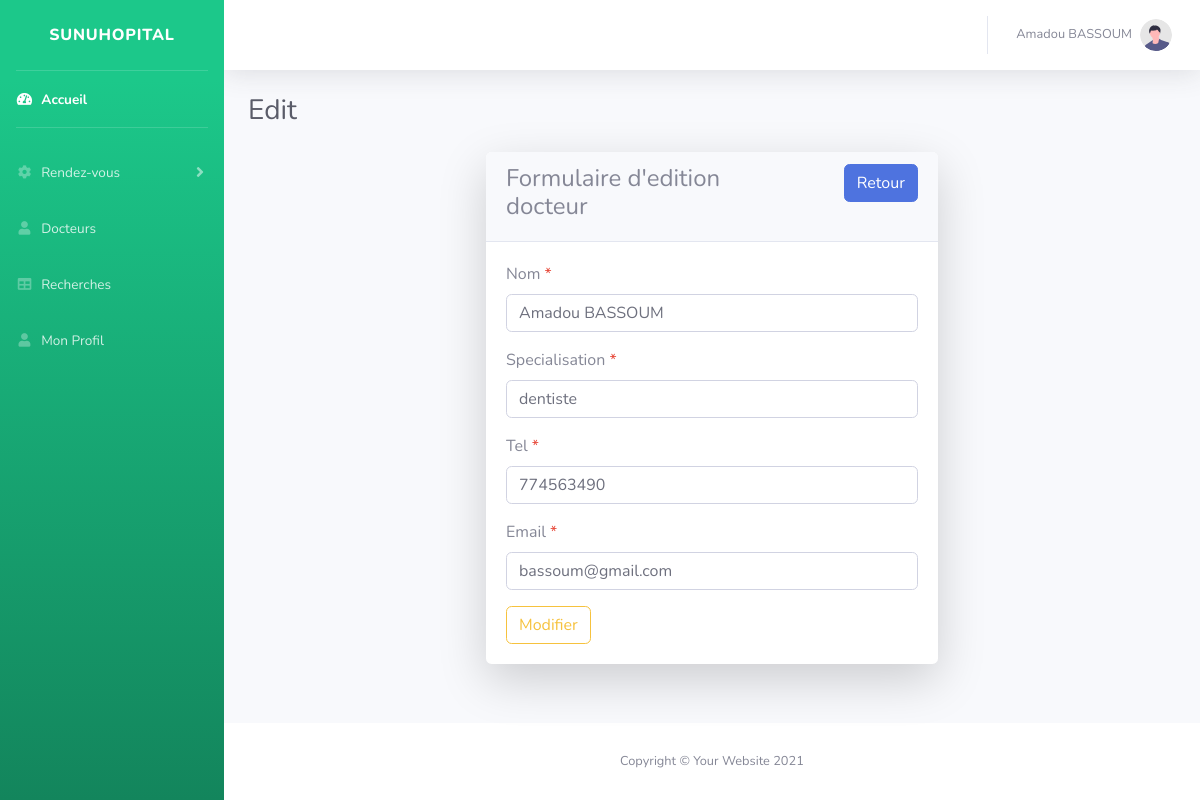
The page /?page=docteur&type=edit&id=2 (signed in) on the database its author committed.
### tables this page shows
CREATE TABLE `docteur` (
  `idDocteur` int(11) NOT NULL,
  `nom` varchar(50) NOT NULL,
  `email` varchar(50) NOT NULL,
  `specialisation` varchar(100) NOT NULL,
  `mdp` varchar(50) NOT NULL,
  `tel` varchar(15) NOT NULL
);

### models/database.php (called while the page is built, shortened)
<?php
try {
    $db = new PDO("mysql:dbname=hopital;host=localhost", "root", "");
} catch (PDOException $e) {
    die("erreur :" . $e->getMessage());
}
function getDocteurById($id)
{
    global $db;
    try {
        $rq = $db->prepare("SELECT * FROM docteur WHERE idDocteur = :id");
        $rq->execute([
            "id" => $id
        ]);
        return $rq->fetch(PDO::FETCH_OBJ);
    } catch (PDOException $e) {
        die("Erreur : " . $e->getMessage());
    }
}
function getAllDocteur()
{
    global $db;
    try {
        $rq = $db->prepare("SELECT * FROM docteur ORDER BY idDocteur DESC");
        $rq->execute();
        return $rq->fetchAll(PDO::FETCH_OBJ);
    } catch (PDOException $e) {
        die("erreur :" . $e->getMessage());
    }
}

### views/ajoutDocteur.php (the view, shortened to what this page needs)
<?php require_once("partiels/theme/header.php"); ?>
<div class="row justify-content-center mt-n5">
    <div class="col-md-6">
        <div class="card o-hidden border-0 shadow-lg my-5">
            <div class="card-header">
                <div class="row">
                    <div class="col-md-8">
                        <h4>Formulaire d'<?php if (isset($d)) : ?>edition<?php else : ?>ajout <?php endif; ?> docteur</h4>
                    </div>
                    <div class="col-md-4 text-md-right">
                        <a href="?page=docteur" class="btn btn-primary">Retour</a>
                    </div>
                </div>
            </div>
            <div class="card-body">
                <form action="" method="post">
                    <div class="form-group">
                        <label for="">Nom <span class="text-danger">*</span></label>
                        <input type="text" name="nom" value="<?= isset($d) ? $d->nom : ''  ?>" required class="form-control">
                    </div>
                    <div class="form-group">
                        <label for="">Specialisation <span class="text-danger">*</span></label>
                        <input type="text" name="specialisation" value="<?= isset($d) ? $d->specialisation : ''  ?>" required class="form-control">
                    </div>
                    <div class="form-group">
                        <label for="">Tel <span class="text-danger">*</span></label>
                        <input type="tel" name="tel" value="<?= isset($d) ? $d->tel : ''  ?>" required class="form-control">
                    </div>
                    <div class="form-group">
                        <label for="">Email <span class="text-danger">*</span></label>
                        <input type="email" name="email" value="<?= isset($d) ? $d->email : ''  ?>" required class="form-control">
                    </div>
                    <?php if (isset($d)) : ?>
                        <button type="submit" name="modifier" class="btn btn-outline-warning">Modifier</button>
                    <?php else : ?>
                        <button type="submit" name="ajouter" class="btn btn-outline-success">Ajouter</button>
                    <?php endif; ?>
                </form>
            </div>
        </div>
    </div>
</div>
<?php require_once("partiels/theme/footer.php"); ?>

### partiels/theme/navbar.php (shortened to what this page needs)
<nav class="navbar navbar-expand navbar-light bg-white topbar mb-4 static-top shadow">
    <ul class="navbar-nav ml-auto">
        <li class="nav-item dropdown no-arrow">
            <a class="nav-link dropdown-toggle" href="#" id="userDropdown" role="button" data-toggle="dropdown" aria-haspopup="true" aria-expanded="false">
                <span class="mr-2 d-none d-lg-inline text-gray-600 small"><?= ucfirst($_SESSION['user']->nom) ?></span>
                <img class="img-profile rounded-circle" src="img/undraw_profile.svg">
            </a>
        </li>
    </ul>
</nav>

### rows shown on the page
docteur: nom "Amadou BASSOUM", specialisation "dentiste", tel "774563490", email "bassoum@gmail.com"

### other values the page prints
$_GET["type"] "Edit"
